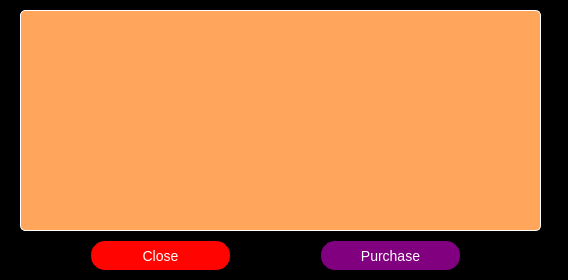
<?xml version="1.0" encoding="UTF-8"?>
<ui version="4.0">
 <class>PurchaseForm</class>
 <widget class="QWidget" name="PurchaseForm">
  <property name="geometry">
   <rect>
    <x>0</x>
    <y>0</y>
    <width>568</width>
    <height>280</height>
   </rect>
  </property>
  <property name="windowTitle">
   <string>Form</string>
  </property>
  <widget class="QPushButton" name="pushButton_3">
   <property name="geometry">
    <rect>
     <x>130</x>
     <y>230</y>
     <width>141</width>
     <height>31</height>
    </rect>
   </property>
   <property name="font">
    <font>
     <family>Arial</family>
     <pointsize>-1</pointsize>
    </font>
   </property>
   <property name="cursor">
    <cursorShape>PointingHandCursor</cursorShape>
   </property>
   <property name="styleSheet">
    <string notr="true">QPushButton{
text-align: center;
color: white;
font-size: 14px;
background-color: rgb(255, 4, 0);
border: 1px solid black;
border-radius: 15px;
}</string>
   </property>
   <property name="text">
    <string>Close</string>
   </property>
  </widget>
  <widget class="QLabel" name="label">
   <property name="geometry">
    <rect>
     <x>0</x>
     <y>0</y>
     <width>571</width>
     <height>281</height>
    </rect>
   </property>
   <property name="styleSheet">
    <string notr="true">QLabel{
background-color: rgb(0, 0, 0);

}</string>
   </property>
   <property name="text">
    <string/>
   </property>
  </widget>
  <widget class="QTableWidget" name="tableWidget">
   <property name="geometry">
    <rect>
     <x>10</x>
     <y>0</y>
     <width>541</width>
     <height>241</height>
    </rect>
   </property>
   <property name="styleSheet">
    <string notr="true">QTableView{
background-color: rgb(255, 166, 92);
text-align: center;
color: white;
font-size: 10px;
border: 1px solid white;
border-radius: 5px;
margin: 10px;
padding: 10px;
}</string>
   </property>
  </widget>
  <widget class="QPushButton" name="pushButton_2">
   <property name="geometry">
    <rect>
     <x>320</x>
     <y>240</y>
     <width>141</width>
     <height>31</height>
    </rect>
   </property>
   <property name="font">
    <font>
     <family>Arial</family>
     <pointsize>-1</pointsize>
    </font>
   </property>
   <property name="cursor">
    <cursorShape>PointingHandCursor</cursorShape>
   </property>
   <property name="styleSheet">
    <string notr="true">QPushButton{
text-align: center;
color: white;
font-size: 14px;
background-color: purple;
border: 1px solid black;
border-radius: 15px;
}</string>
   </property>
   <property name="text">
    <string>Purchase</string>
   </property>
  </widget>
  <widget class="QPushButton" name="pushButton_4">
   <property name="geometry">
    <rect>
     <x>90</x>
     <y>240</y>
     <width>141</width>
     <height>31</height>
    </rect>
   </property>
   <property name="font">
    <font>
     <family>Arial</family>
     <pointsize>-1</pointsize>
    </font>
   </property>
   <property name="cursor">
    <cursorShape>PointingHandCursor</cursorShape>
   </property>
   <property name="styleSheet">
    <string notr="true">QPushButton{
text-align: center;
color: white;
font-size: 14px;
background-color: rgb(255, 4, 0);
border: 1px solid black;
border-radius: 15px;
}</string>
   </property>
   <property name="text">
    <string>Close</string>
   </property>
  </widget>
 </widget>
 <resources/>
 <connections/>
</ui>
